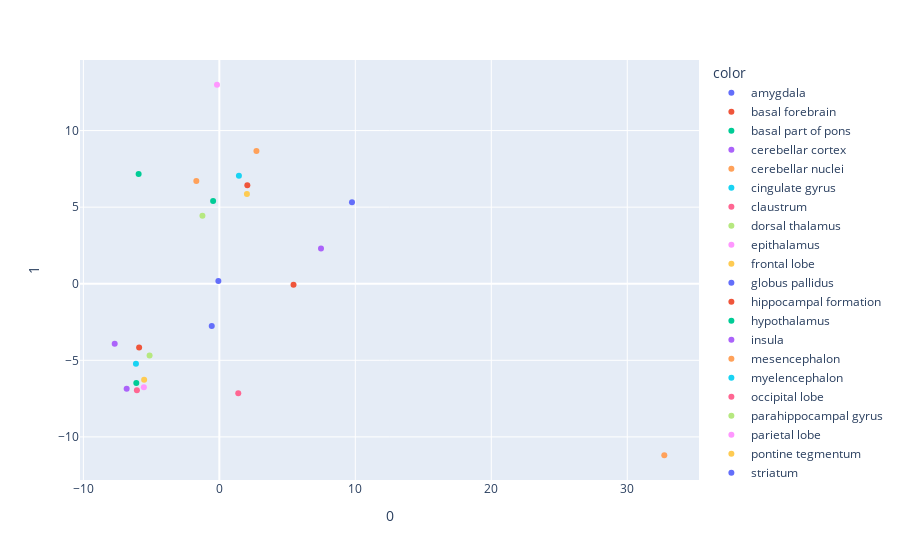

Notebook code for this chart:
### Code cell
loadings = pca.components_.T * np.sqrt(pca.explained_variance_)

fig = px.scatter(principalComponents, x=0, y=1, color=cerebrumTopStructuresRight.index)

# for i, feature in enumerate(features):
#     fig.add_shape(
#         type='line',
#         x0=0, y0=0,
#         x1=loadings[i, 0],
#         y1=loadings[i, 1]
#     )
#     fig.add_annotation(
#         x=loadings[i, 0],
#         y=loadings[i, 1],
#         ax=0, ay=0,
#         xanchor="center",
#         yanchor="bottom",
#         text=feature,
#     )
fig.show()
fig.write_html("PCA_q75_right.html")

### Figure 1 — Plotly figure (JSON) as saved in the notebook; plotly's stock layout.template omitted (floating-point values rounded to 4 significant figures)
{"data": [{"hovertemplate": "color=amygdala<br>0=%{x}<br>1=%{y}<extra></extra>", "legendgroup": "amygdala", "marker": {"color": "#636efa", "symbol": "circle"}, "mode": "markers", "name": "amygdala", "orientation": "v", "showlegend": true, "type": "scatter", "x": [-0.5578], "xaxis": "x", "y": [-2.753], "yaxis": "y"}, {"hovertemplate": "color=basal forebrain<br>0=%{x}<br>1=%{y}<extra></extra>", "legendgroup": "basal forebrain", "marker": {"color": "#EF553B", "symbol": "circle"}, "mode": "markers", "name": "basal forebrain", "orientation": "v", "showlegend": true, "type": "scatter", "x": [5.455], "xaxis": "x", "y": [-0.07165], "yaxis": "y"}, {"hovertemplate": "color=basal part of pons<br>0=%{x}<br>1=%{y}<extra></extra>", "legendgroup": "basal part of pons", "marker": {"color": "#00cc96", "symbol": "circle"}, "mode": "markers", "name": "basal part of pons", "orientation": "v", "showlegend": true, "type": "scatter", "x": [-5.935], "xaxis": "x", "y": [7.161], "yaxis": "y"}, {"hovertemplate": "color=cerebellar cortex<br>0=%{x}<br>1=%{y}<extra></extra>", "legendgroup": "cerebellar cortex", "marker": {"color": "#ab63fa", "symbol": "circle"}, "mode": "markers", "name": "cerebellar cortex", "orientation": "v", "showlegend": true, "type": "scatter", "x": [-7.695], "xaxis": "x", "y": [-3.922], "yaxis": "y"}, {"hovertemplate": "color=cerebellar nuclei<br>0=%{x}<br>1=%{y}<extra></extra>", "legendgroup": "cerebellar nuclei", "marker": {"color": "#FFA15A", "symbol": "circle"}, "mode": "markers", "name": "cerebellar nuclei", "orientation": "v", "showlegend": true, "type": "scatter", "x": [2.728], "xaxis": "x", "y": [8.661], "yaxis": "y"}, {"hovertemplate": "color=cingulate gyrus<br>0=%{x}<br>1=%{y}<extra></extra>", "legendgroup": "cingulate gyrus", "marker": {"color": "#19d3f3", "symbol": "circle"}, "mode": "markers", "name": "cingulate gyrus", "orientation": "v", "showlegend": true, "type": "scatter", "x": [-6.133], "xaxis": "x", "y": [-5.221], "yaxis": "y"}, {"hovertemplate": "color=claustrum<br>0=%{x}<br>1=%{y}<extra></extra>", "legendgroup": "claustrum", "marker": {"color": "#FF6692", "symbol": "circle"}, "mode": "markers", "name": "claustrum", "orientation": "v", "showlegend": true, "type": "scatter", "x": [1.392], "xaxis": "x", "y": [-7.15], "yaxis": "y"}, {"hovertemplate": "color=dorsal thalamus<br>0=%{x}<br>1=%{y}<extra></extra>", "legendgroup": "dorsal thalamus", "marker": {"color": "#B6E880", "symbol": "circle"}, "mode": "markers", "name": "dorsal thalamus", "orientation": "v", "showlegend": true, "type": "scatter", "x": [-1.243], "xaxis": "x", "y": [4.436], "yaxis": "y"}, {"hovertemplate": "color=epithalamus<br>0=%{x}<br>1=%{y}<extra></extra>", "legendgroup": "epithalamus", "marker": {"color": "#FF97FF", "symbol": "circle"}, "mode": "markers", "name": "epithalamus", "orientation": "v", "showlegend": true, "type": "scatter", "x": [-0.1726], "xaxis": "x", "y": [12.99], "yaxis": "y"}, {"hovertemplate": "color=frontal lobe<br>0=%{x}<br>1=%{y}<extra></extra>", "legendgroup": "frontal lobe", "marker": {"color": "#FECB52", "symbol": "circle"}, "mode": "markers", "name": "frontal lobe", "orientation": "v", "showlegend": true, "type": "scatter", "x": [-5.53], "xaxis": "x", "y": [-6.269], "yaxis": "y"}, {"hovertemplate": "color=globus pallidus<br>0=%{x}<br>1=%{y}<extra></extra>", "legendgroup": "globus pallidus", "marker": {"color": "#636efa", "symbol": "circle"}, "mode": "markers", "name": "globus pallidus", "orientation": "v", "showlegend": true, "type": "scatter", "x": [9.754], "xaxis": "x", "y": [5.32], "yaxis": "y"}, {"hovertemplate": "color=hippocampal formation<br>0=%{x}<br>1=%{y}<extra></extra>", "legendgroup": "hippocampal formation", "marker": {"color": "#EF553B", "symbol": "circle"}, "mode": "markers", "name": "hippocampal formation", "orientation": "v", "showlegend": true, "type": "scatter", "x": [-5.9], "xaxis": "x", "y": [-4.161], "yaxis": "y"}, {"hovertemplate": "color=hypothalamus<br>0=%{x}<br>1=%{y}<extra></extra>", "legendgroup": "hypothalamus", "marker": {"color": "#00cc96", "symbol": "circle"}, "mode": "markers", "name": "hypothalamus", "orientation": "v", "showlegend": true, "type": "scatter", "x": [-0.4585], "xaxis": "x", "y": [5.394], "yaxis": "y"}, {"hovertemplate": "color=insula<br>0=%{x}<br>1=%{y}<extra></extra>", "legendgroup": "insula", "marker": {"color": "#ab63fa", "symbol": "circle"}, "mode": "markers", "name": "insula", "orientation": "v", "showlegend": true, "type": "scatter", "x": [-6.816], "xaxis": "x", "y": [-6.852], "yaxis": "y"}, {"hovertemplate": "color=mesencephalon<br>0=%{x}<br>1=%{y}<extra></extra>", "legendgroup": "mesencephalon", "marker": {"color": "#FFA15A", "symbol": "circle"}, "mode": "markers", "name": "mesencephalon", "orientation": "v", "showlegend": true, "type": "scatter", "x": [-1.692], "xaxis": "x", "y": [6.706], "yaxis": "y"}, {"hovertemplate": "color=myelencephalon<br>0=%{x}<br>1=%{y}<extra></extra>", "legendgroup": "myelencephalon", "marker": {"color": "#19d3f3", "symbol": "circle"}, "mode": "markers", "name": "myelencephalon", "orientation": "v", "showlegend": true, "type": "scatter", "x": [1.439], "xaxis": "x", "y": [7.042], "yaxis": "y"}, {"hovertemplate": "color=occipital lobe<br>0=%{x}<br>1=%{y}<extra></extra>", "legendgroup": "occipital lobe", "marker": {"color": "#FF6692", "symbol": "circle"}, "mode": "markers", "name": "occipital lobe", "orientation": "v", "showlegend": true, "type": "scatter", "x": [-6.063], "xaxis": "x", "y": [-6.959], "yaxis": "y"}, {"hovertemplate": "color=parahippocampal gyrus<br>0=%{x}<br>1=%{y}<extra></extra>", "legendgroup": "parahippocampal gyrus", "marker": {"color": "#B6E880", "symbol": "circle"}, "mode": "markers", "name": "parahippocampal gyrus", "orientation": "v", "showlegend": true, "type": "scatter", "x": [-5.129], "xaxis": "x", "y": [-4.691], "yaxis": "y"}, {"hovertemplate": "color=parietal lobe<br>0=%{x}<br>1=%{y}<extra></extra>", "legendgroup": "parietal lobe", "marker": {"color": "#FF97FF", "symbol": "circle"}, "mode": "markers", "name": "parietal lobe", "orientation": "v", "showlegend": true, "type": "scatter", "x": [-5.55], "xaxis": "x", "y": [-6.756], "yaxis": "y"}, {"hovertemplate": "color=pontine tegmentum<br>0=%{x}<br>1=%{y}<extra></extra>", "legendgroup": "pontine tegmentum", "marker": {"color": "#FECB52", "symbol": "circle"}, "mode": "markers", "name": "pontine tegmentum", "orientation": "v", "showlegend": true, "type": "scatter", "x": [2.028], "xaxis": "x", "y": [5.864], "yaxis": "y"}, {"hovertemplate": "color=striatum<br>0=%{x}<br>1=%{y}<extra></extra>", "legendgroup": "striatum", "marker": {"color": "#636efa", "symbol": "circle"}, "mode": "markers", "name": "striatum", "orientation": "v", "showlegend": true, "type": "scatter", "x": [-0.07224], "xaxis": "x", "y": [0.1781], "yaxis": "y"}, {"hovertemplate": "color=subthalamus<br>0=%{x}<br>1=%{y}<extra></extra>", "legendgroup": "subthalamus", "marker": {"color": "#EF553B", "symbol": "circle"}, "mode": "markers", "name": "subthalamus", "orientation": "v", "showlegend": true, "type": "scatter", "x": [2.059], "xaxis": "x", "y": [6.43], "yaxis": "y"}, {"hovertemplate": "color=temporal lobe<br>0=%{x}<br>1=%{y}<extra></extra>", "legendgroup": "temporal lobe", "marker": {"color": "#00cc96", "symbol": "circle"}, "mode": "markers", "name": "temporal lobe", "orientation": "v", "showlegend": true, "type": "scatter", "x": [-6.107], "xaxis": "x", "y": [-6.475], "yaxis": "y"}, {"hovertemplate": "color=ventral thalamus<br>0=%{x}<br>1=%{y}<extra></extra>", "legendgroup": "ventral thalamus", "marker": {"color": "#ab63fa", "symbol": "circle"}, "mode": "markers", "name": "ventral thalamus", "orientation": "v", "showlegend": true, "type": "scatter", "x": [7.476], "xaxis": "x", "y": [2.295], "yaxis": "y"}, {"hovertemplate": "color=white matter<br>0=%{x}<br>1=%{y}<extra></extra>", "legendgroup": "white matter", "marker": {"color": "#FFA15A", "symbol": "circle"}, "mode": "markers", "name": "white matter", "orientation": "v", "showlegend": true, "type": "scatter", "x": [32.72], "xaxis": "x", "y": [-11.2], "yaxis": "y"}], "layout": {"legend": {"title": {"text": "color"}, "tracegroupgap": 0}, "margin": {"t": 60}, "xaxis": {"anchor": "y", "domain": [0, 1], "title": {"text": "0"}}, "yaxis": {"anchor": "x", "domain": [0, 1], "title": {"text": "1"}}}}
